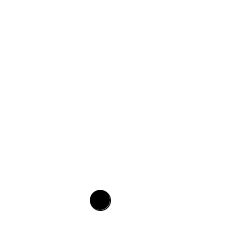
Frame 1 (no input)
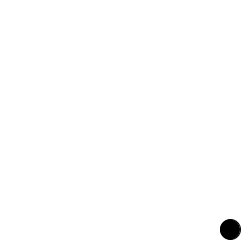
Frame 60 (the mouse pressed at the canvas centre just before this capture)
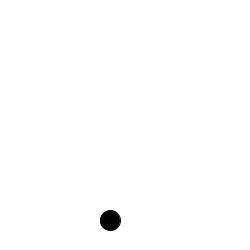
Frame 120 (the mouse held since frame 60 and released just before this capture)

The Processing sketch that drew these frames (run headless with seeded random() and noise(); from frame 60 on, the mouse is pressed at the canvas centre):

// Processing sketch: E13_Bouncing_Ball
// ── E13_Bouncing_Ball.pde
float x = 100;
float y = 200;
float speedX = 10;
float speedY = .5;
float radius = 10;

void setup() {
  size(250, 250);
}

void draw() {
  background(255);
  fill(0);
  
  ellipse(x, y, radius * 2, radius * 2);
  
  x += speedX;
  y += speedY;
  
  if (x >= width - radius) {
    speedX = abs(speedX) * -1;
  } else if (x <= radius) {
    speedX = abs(speedX);
  }
  
  if (y >= height - radius) {
    speedY = abs(speedY) * -1;
  } else if (y <= radius) {
    speedY = abs(speedY);
  }
}
